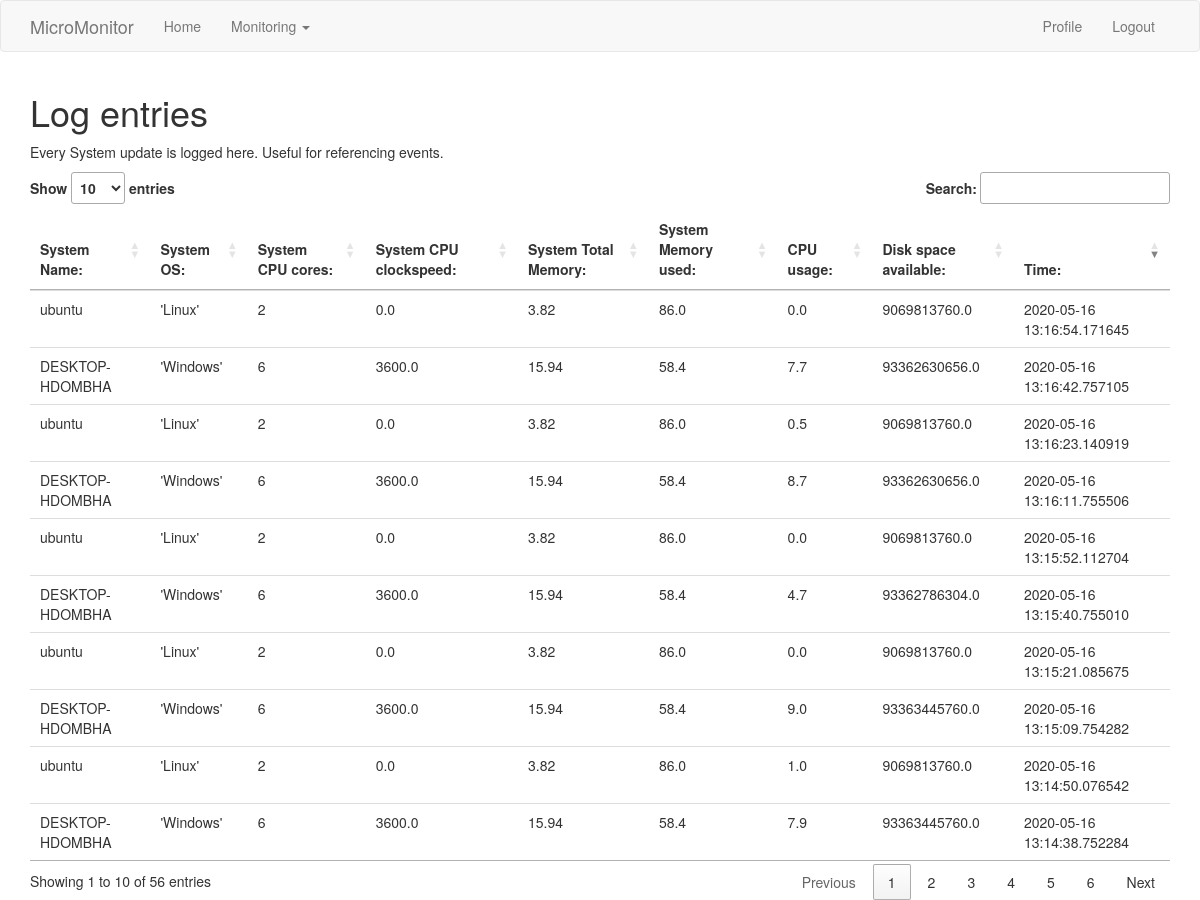
The app's page /index (signed in) with its own data.
### app/models.py (models this page shows, shortened)
class System(db.Model):
    id = db.Column(db.Integer, primary_key=True, autoincrement=True)
    system_id = db.Column(db.String(140))
    timestamp = db.Column(db.DateTime, index=True, default=datetime.utcnow)
    cpu_usage = db.Column(db.Float)
    cpu_temp = db.Column(db.Float)
    disk_free= db.Column(db.Float)
    disk_used= db.Column(db.Float)
    disk_percent = db.Column(db.Float)
    os = db.Column(db.String(140))
    cpu_cores_phys = db.Column(db.Integer)
    cpu_freq_max = db.Column(db.Float)
    memory_total = db.Column(db.Float)
    memory_used = db.Column(db.Float)
    memory_percent= db.Column(db.Float)

### app/routes.py (the view)
@app.route('/')
@app.route('/index', methods=['GET'])
@login_required
def index():
    systems = session.query(System.system_id, System.os, System.cpu_cores_phys, System.memory_total,System.memory_percent,
                               System.cpu_freq_max, System.cpu_usage, System.timestamp, System.disk_free).all()
    return render_template('index.html', title='Home', systems=systems)

### app/models.py (called while the page is built)
@login.user_loader
def load_user(id):
    return User.query.get(int(id))

### app/routes.py (called while the page is built)
@app.before_request
def before_request():
    if current_user.is_authenticated:
        current_user.last_seen = datetime.utcnow()
        db.session.commit()

### app/templates/index.html (shortened to what this page needs)
{% extends "base.html" %}
{% block app_content %}
<head>
    <link rel="stylesheet" type="text/css" href="https://cdn.datatables.net/1.10.20/css/jquery.dataTables.css">
</head>
<body>
<h1>Log entries</h1>
<p>Every System update is logged here. Useful for referencing events.</p>
<table id="systemTable" class=table table-hover">
<thead valign="top">
<th>System Name:</th>
<th>System OS:</th>
<th>System CPU cores:</th>
<th>System CPU clockspeed:</th>
<th>System Total Memory:</th>
<th>System Memory used:</th>
<th>CPU usage:</th>
<th>Disk space available:</th>
<th>Time:</th>
</thead>
<tbody>
{% for system in systems[1:]%}
<tr>
    <td>{{system.system_id}}</td>
    <td>{{system.os}}</td>
    <td>{{system.cpu_cores_phys}}</td>
    <td>{{system.cpu_freq_max}}</td>
    <td>{{system.memory_total}}</td>
    <td>{{system.memory_percent}}</td>
    <td>{{system.cpu_usage}}</td>
    <td>{{system.disk_free}}</td>
    <td>{{system.timestamp}}</td>
</tr>
{% endfor %}
</tbody>
</table>
</body>
{% endblock %}

### app/templates/base.html (shortened to what this page needs)
{% extends 'bootstrap/base.html' %}
{% block navbar %}
    <nav class="navbar navbar-default">
        <div class="container">
            <div class="navbar-header">
                <a class="navbar-brand" href="{{ url_for('index') }}">MicroMonitor</a>
            </div>
            <div class="collapse navbar-collapse" id="navbarSupportedContent">
                <ul class="nav navbar-nav">
                    <li><a href="{{ url_for('index') }}">Home</a></li>
                    <li class="nav-item oo-roboto-override dropdown">
                        <a class="nav-link dropdown-toggle" data-toggle="dropdown" role="button" aria-haspopup="true" aria-expanded="false" href="{{ url_for('index') }}">
                            Monitoring
                            <span class="caret"></span>
                        </a>
                </li>
                </ul>
                <ul class="nav navbar-nav navbar-right">
                    {% if current_user.is_anonymous %}
                    <li><a href="{{ url_for('login') }}">Login</a></li>
                    {% else %}
                    <li><a href="{{ url_for('user', username=current_user.username) }}">Profile</a></li>
                    <li><a href="{{ url_for('logout') }}">Logout</a></li>
                    {% endif %}
                </ul>
            </div>
        </div>
    </nav>
{% endblock %}
{% block content %}
<div class="container">
    {% block app_content %}{% endblock %}
</div>
{% endblock %}

### records on screen
System: system_id "DESKTOP-HDOMBHA", os "'Windows'", cpu_cores_phys "6", cpu_freq_max "3600.0", memory_total "15.94", memory_percent "58.4", cpu_usage "7.9", disk_free "93363445760.0", timestamp "2020-05-16 13:14:38.752284"
System: system_id "ubuntu", os "'Linux'", cpu_cores_phys "2", cpu_freq_max "0.0", memory_total "3.82", memory_percent "86.0", cpu_usage "1.0", disk_free "9069813760.0", timestamp "2020-05-16 13:14:50.076542"
System: system_id "DESKTOP-HDOMBHA", os "'Windows'", cpu_cores_phys "6", cpu_freq_max "3600.0", memory_total "15.94", memory_percent "58.4", cpu_usage "9.0", disk_free "93363445760.0", timestamp "2020-05-16 13:15:09.754282"
System: system_id "ubuntu", os "'Linux'", cpu_cores_phys "2", cpu_freq_max "0.0", memory_total "3.82", memory_percent "86.0", cpu_usage "0.0", disk_free "9069813760.0", timestamp "2020-05-16 13:15:21.085675"
System: system_id "DESKTOP-HDOMBHA", os "'Windows'", cpu_cores_phys "6", cpu_freq_max "3600.0", memory_total "15.94", memory_percent "58.4", cpu_usage "4.7", disk_free "93362786304.0", timestamp "2020-05-16 13:15:40.755010"
System: system_id "ubuntu", os "'Linux'", cpu_cores_phys "2", cpu_freq_max "0.0", memory_total "3.82", memory_percent "86.0", cpu_usage "0.0", disk_free "9069813760.0", timestamp "2020-05-16 13:15:52.112704"
System: system_id "DESKTOP-HDOMBHA", os "'Windows'", cpu_cores_phys "6", cpu_freq_max "3600.0", memory_total "15.94", memory_percent "58.4", cpu_usage "8.7", disk_free "93362630656.0", timestamp "2020-05-16 13:16:11.755506"
System: system_id "ubuntu", os "'Linux'", cpu_cores_phys "2", cpu_freq_max "0.0", memory_total "3.82", memory_percent "86.0", cpu_usage "0.5", disk_free "9069813760.0", timestamp "2020-05-16 13:16:23.140919"
System: system_id "DESKTOP-HDOMBHA", os "'Windows'", cpu_cores_phys "6", cpu_freq_max "3600.0", memory_total "15.94", memory_percent "58.4", cpu_usage "7.7", disk_free "93362630656.0", timestamp "2020-05-16 13:16:42.757105"
System: system_id "ubuntu", os "'Linux'", cpu_cores_phys "2", cpu_freq_max "0.0", memory_total "3.82", memory_percent "86.0", cpu_usage "0.0", disk_free "9069813760.0", timestamp "2020-05-16 13:16:54.171645"
